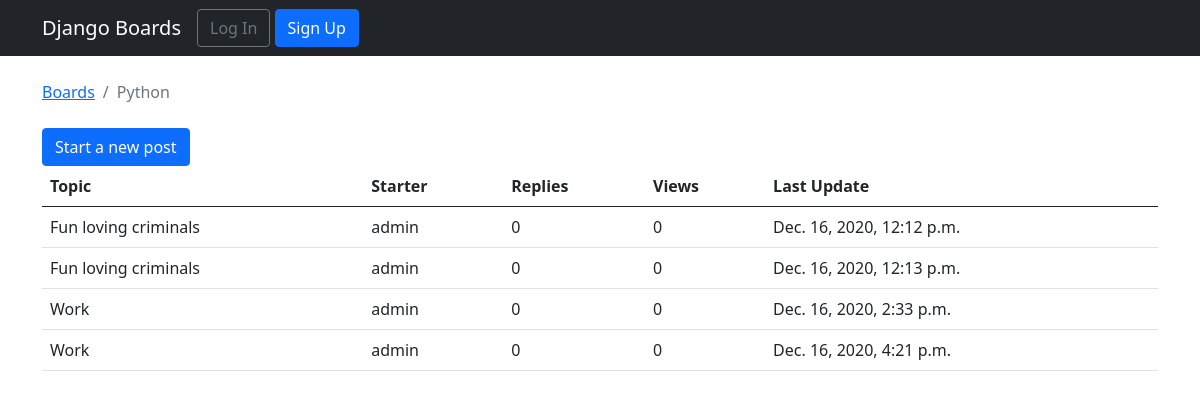
The page /boards/2/ on the database its author committed.
### boards/models.py (models this page shows, shortened)
class Board(models.Model):
    name = models.CharField(max_length=30, unique=True)
    description= models.CharField(max_length=100)

class Topic(models.Model):
    subject= models.CharField(max_length=255)
    last_updated = models.DateTimeField(auto_now_add=True)
    board = models.ForeignKey(Board, related_name= 'topics', on_delete=CASCADE)
    starter = models.ForeignKey(User, related_name='topics', on_delete=CASCADE)

### boards/views.py (the view)
# urls.py: path('boards/<int:pk>/', views.board_topics, name='board_topics'),
def board_topics(request, pk):
    board = get_object_or_404(Board, pk=pk)
    return render(request, 'topics.html', {'board': board})

### templates/topics.html (shortened to what this page needs)
{% extends 'base.html' %}
          {% block breadcrumb %}
          <li class="breadcrumb-item"><a href="{% url 'home' %}">Boards</a></li>
           <li class="breadcrumb-item active">{{ board.name }}
           </li>{% endblock %}
           {% block content %}
           <a href = "{% url 'new_topic' board.pk %}"><button name = "new_post" class="btn btn-primary"> Start a new post</button></a>
<table class="table">
    <thead class="thead-inverse">
        <tr>
            <th>Topic</th>
            <th>Starter</th>
            <th>Replies</th>
            <th>Views</th>
            <th>Last Update</th>
        </tr>
    </thead>
    <tbody>
        {% for topic in board.topics.all %}
        <tr>
            <td>{{ topic.subject }} </td>
            <td>{{ topic.starter.username }}</td>
            <td>0</td>
            <td>0</td>
            <td>{{ topic.last_updated }}</td>
        </tr>
        {% endfor %}
    </tbody>
</table>
           {% endblock %}

### rows shown on the page
Board: name "Python"
Topic: subject "Fun loving criminals", starter.username "admin", last_updated "Dec. 16, 2020, 12:12 p.m."
Topic: subject "Fun loving criminals", starter.username "admin", last_updated "Dec. 16, 2020, 12:13 p.m."
Topic: subject "Work", starter.username "admin", last_updated "Dec. 16, 2020, 2:33 p.m."
Topic: subject "Work", starter.username "admin", last_updated "Dec. 16, 2020, 4:21 p.m."
